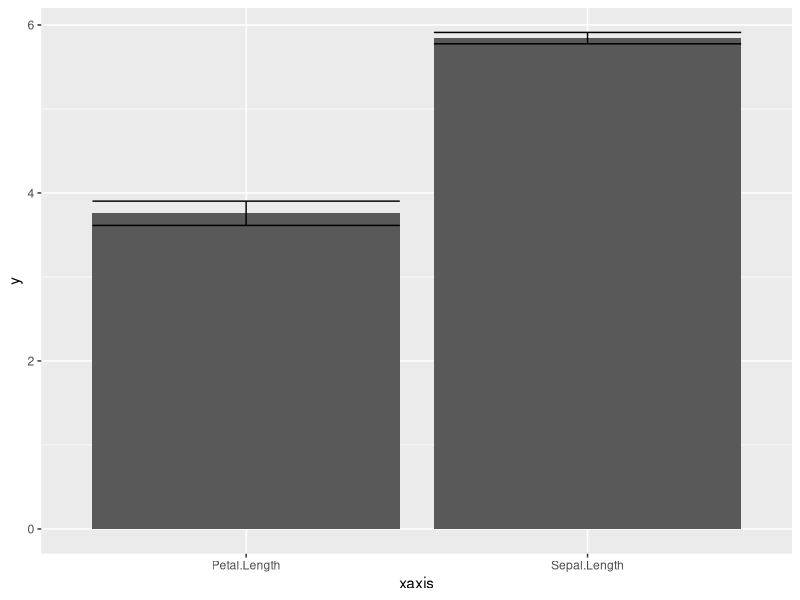

Generate this figure with R:
## ---- chunk 1
knitr::opts_chunk$set(echo = TRUE)
## ---- chunk 2
library(dplyr)
library(ggplot2)
library(tidyr)
## ---- chunk 3

df <- iris %>%
  as_tibble() %>%
  select(Sepal.Length, 
         Petal.Length,
         Species) %>%
  gather(Sepal.Length, 
         Petal.Length,
         key = xaxis, value = yaxis, )
  
df
## ---- chunk 4
df_sum <- df %>%
  group_by(xaxis) %>%
  summarize(y = mean(yaxis, na.rm = TRUE),
            ymin = y - (sd(yaxis)/sqrt(n()-1)),
            ymax = y + (sd(yaxis)/sqrt(n()-1)),
            count = n())

df_sum

myggplot <- ggplot(df_sum, aes(x = xaxis, y = y, ymin = ymin, ymax = ymax))+
  geom_col() +
  geom_errorbar()
  
myggplot
